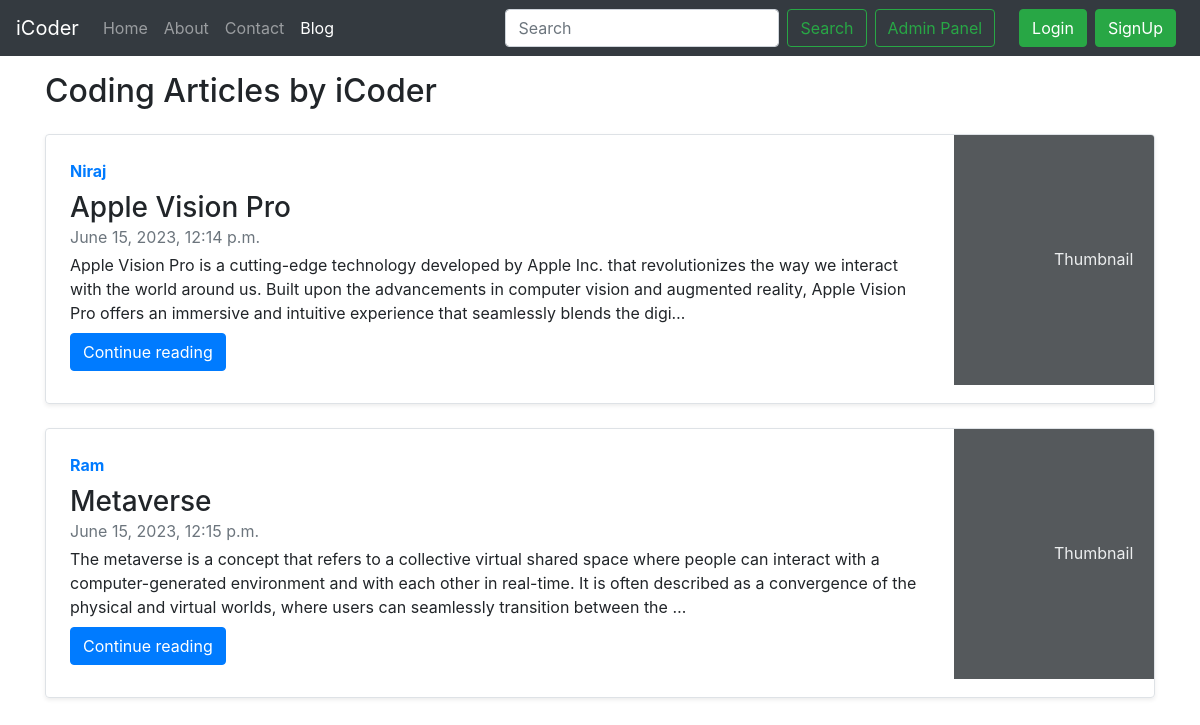
Screenshot of /blog/ with the database file from the repository.
### blog/models.py (models this page shows, shortened)
class Post(models.Model):
    sno = models.AutoField(primary_key=True)
    title = models.CharField(max_length=255)
    content = models.TextField(default='')
    author = models.CharField(max_length=255)
    slug = models.CharField(max_length=130)
    timeStamp = models.DateTimeField(blank=True)

### blog/views.py (the view)
# urls.py: path('', views.blogHome, name='blogHome'),
def blogHome(request):
    allPost = Post.objects.all()
    return render(request, "blog/bloghome.html", {'allPost': allPost})

### templates/blog/bloghome.html (shortened to what this page needs)
{% extends 'base.html' %}
{% block blogactive %} active {% endblock blogactive %}
{% block body %}
<div class="container my-3">
    <h2>Coding Articles by iCoder</h2>
    {% for blog in allPost %}
    <div class="row no-gutters border rounded overflow-hidden flex-md-row mb-4 shadow-sm h-md-250 my-4 position-relative">
        <div class="col p-4 d-flex flex-column position-static">
            <strong class="d-inline-block mb-2 text-primary">{{blog.author}}</strong>
            <h3 class="mb-0">{{blog.title}}</h3>
            <div class="mb-1 text-muted">{{blog.timeStamp}}</div>
            <p class="card-text mb-auto">{{blog.content| truncatechars:300 }}</p>
            <div class="my-2">
                <a href="/blog/{{blog.slug}}" role="button" class="btn btn-primary">Continue reading</a>
            </div>
        </div>
        <div class="col-auto d-none d-lg-block">
            <svg class="bd-placeholder-img" width="200" height="250" xmlns="http://www.w3.org/2000/svg"
                preserveAspectRatio="xMidYMid slice" focusable="false" role="img" aria-label="Placeholder: Thumbnail">
                <rect width="100%" height="100%" fill="#55595c"></rect><text x="50%" y="50%" fill="#eceeef"
                    dy=".3em">Thumbnail</text>
            </svg>
        </div>
    </div>
    {% endfor %}
</div>
    {% endblock %}

### rows the page displays
Post: author "Niraj", title "Apple Vision Pro", timeStamp "June 15, 2023, 12:14 p.m.", content "Apple Vision Pro is a cutting-edge technology developed by Apple Inc. that revolutionizes the way we interact with the world around us. Built upon the advancements in computer vision and augmented reality, Apple Vision Pro offers an immersive and intuitive experience that seamlessly blends the digi…"
Post: author "Ram", title "Metaverse", timeStamp "June 15, 2023, 12:15 p.m.", content "The metaverse is a concept that refers to a collective virtual shared space where people can interact with a computer-generated environment and with each other in real-time. It is often described as a convergence of the physical and virtual worlds, where users can seamlessly transition between the …"
